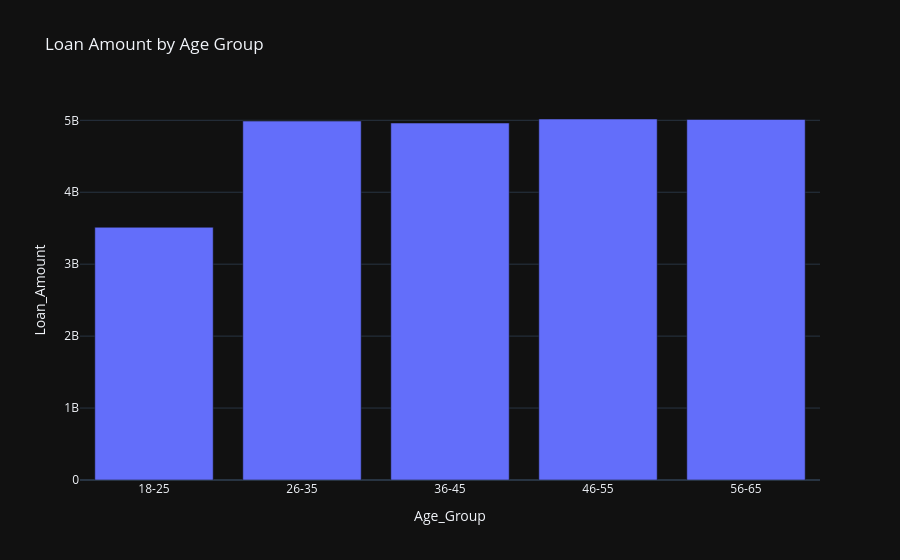

Notebook code cell kept with this figure:
### Code cell
# -----------------------------
# 6. Age Group Analysis
# -----------------------------
df["Age_Group"] = pd.cut(
    df["Age"],
    bins=[18, 25, 35, 45, 55, 65],
    labels=["18-25", "26-35", "36-45", "46-55", "56-65"]
)

age_loan = df.groupby("Age_Group")["Loan_Amount"].sum().reset_index()

fig6 = px.bar(
    age_loan,
    x="Age_Group",
    y="Loan_Amount",
    title="Loan Amount by Age Group"
)
fig6.show()

### Figure 1 — Plotly figure (JSON) as saved in the notebook; plotly's stock layout.template omitted (floating-point values rounded to 4 significant figures)
{"data": [{"hovertemplate": "Age_Group=%{x}<br>Loan_Amount=%{y}<extra></extra>", "legendgroup": "", "marker": {"color": "#636efa", "pattern": {"shape": ""}}, "name": "", "orientation": "v", "showlegend": false, "textposition": "auto", "x": ["18-25", "26-35", "36-45", "46-55", "56-65"], "xaxis": "x", "y": [3512863727, 4989126185, 4961824850, 5018048407, 5011474281], "yaxis": "y", "type": "bar"}], "layout": {"xaxis": {"anchor": "y", "domain": [0.0, 1.0], "title": {"text": "Age_Group"}}, "yaxis": {"anchor": "x", "domain": [0.0, 1.0], "title": {"text": "Loan_Amount"}}, "legend": {"tracegroupgap": 0}, "title": {"text": "Loan Amount by Age Group"}, "barmode": "relative"}}
